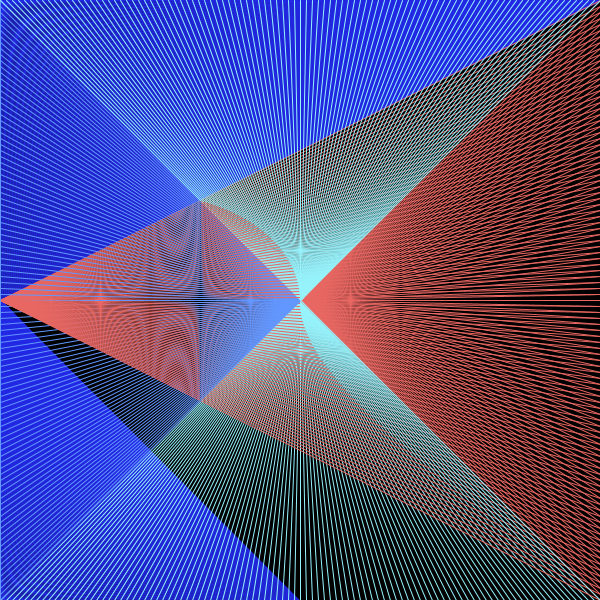
Frame 1 (no input)
Frame 60 (the mouse pressed at the canvas centre just before this capture): identical to frame 1, image omitted
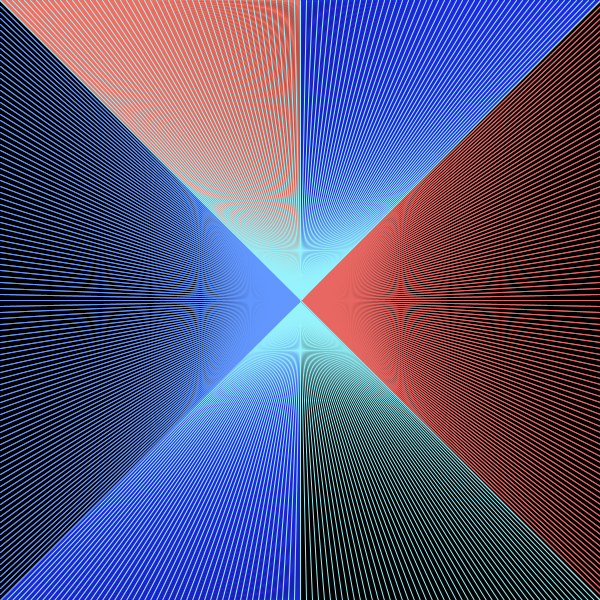
Frame 120 (the mouse held since frame 60 and released just before this capture)

The Processing sketch that drew these frames (run headless with seeded random() and noise(); from frame 60 on, the mouse is pressed at the canvas centre):

// Processing sketch: processing_115349
// ── processing_115349.pde

int shapes = 300; 
int[] y_values = new int[shapes];

void setup(){
  size(600,600);

  for(int y = 0; y< y_values.length; y++){
   y_values[y] = int( random(width) );
}
}

void draw(){
  background (0);
  
//-------------------------------------------//upper blue/red plane COLOR CHECKED
   for(int y = 0; y<y_values.length; y++){ 
    
    stroke(245,109,94);//red
    line(mouseX,y,0,0);
   
    stroke(34,39,227);//blue
    line(mouseX,y,600,0);
    line(y,600,mouseX,300);
}

////-------------------------------------------//base triangles COLOR CHECKED
  for(int i = 0; i <= 600 ; i+=6){  
    
   strokeWeight(1);//red
   stroke(232,103,98);
   
    line(600,0+i,mouseX,300);
    line(600,0+i,300,300);
  
    stroke(98,151,255);//blue
    line(0,0+i,mouseX,300);
    line(0,0+i,300,300);
   
    stroke(150,243,252);//turquoise 
    line(i, 0, 300,300);
    line(i, 600, 300,300);   
}
}
